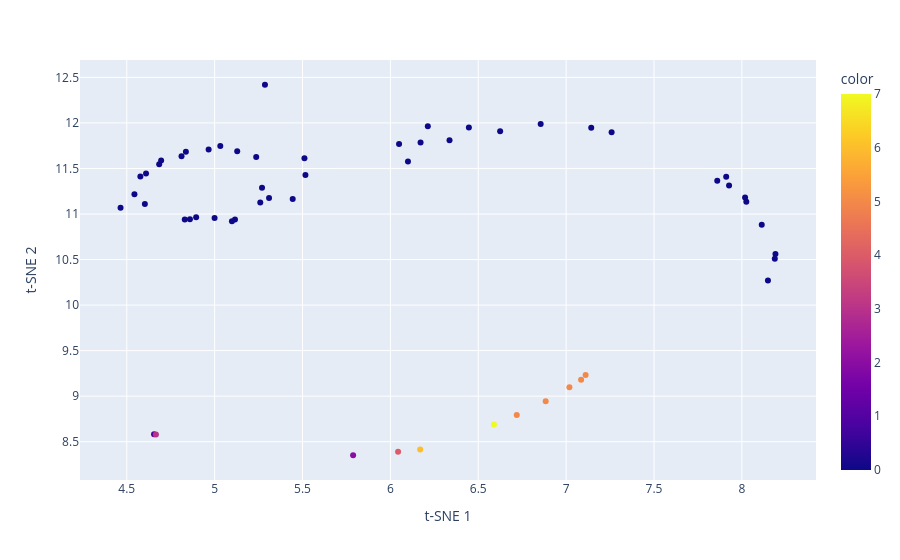

Notebook code cell kept with this figure:
### Markdown cell above
# Cluster Citys

### Code cell
from sklearn.cluster import KMeans

# Selektiere numerische Spalten
numeric_columns = df.select_dtypes(np.number)
data_to_cluster = numeric_columns.dropna().T

# Führe K-Means-Clustering durch
n_clusters = 8  # Anzahl der Cluster
kmeans = KMeans(n_clusters=n_clusters, random_state=42)
clusters = kmeans.fit_predict(data_to_cluster)

from sklearn.manifold import TSNE
import plotly.express as px

# Führe t-SNE durch
tsne = TSNE(n_components=2, random_state=42)
tsne_result = tsne.fit_transform(numeric_columns.dropna().T)

px.scatter(
    x=tsne_result[:, 0], 
    y=tsne_result[:, 1], 
    color=clusters, 
    labels={"x": "t-SNE 1", "y": "t-SNE 2"},
    hover_name=numeric_columns.columns
)

### Figure 1 — Plotly figure (JSON) as saved in the notebook; plotly's stock layout.template omitted (floating-point values rounded to 4 significant figures)
{"data": [{"hovertemplate": "<b>%{hovertext}</b><br><br>t-SNE 1=%{x}<br>t-SNE 2=%{y}<br>color=%{marker.color}<extra></extra>", "hovertext": ["meal_inexpensive", "meal_mid_range", "mcmeal", "domestic_beer_restaurant", "imported_beer_restaurant", "cappuccino", "coke", "water", "milk", "white_bread", "rice", "eggs", "cheese", "chicken", "beef", "apples", "banana", "oranges", "tomato", "potato", "onion", "lettuce", "water", "wine", "domestic_beer_market", "imported_beer_market", "cigarettes", "one_way_ticket", "monthly_pass", "taxi_start", "taxi_1km", "taxi_1h", "gasoline", "vw_golf", "toyota_corolla", "basic_85m2", "1min_prepaid", "internet", "fitness_club", "tennis", "cinema", "preschool", "primary_school", "jeans", "summer_dress", "nike_shoes", "business_shoes", "apartment_1br_center", "apartment_1br_outside", "apartment_3br_center", "apartment_3br_outside", "per_square_meter_center", "per_square_meter_outside", "avg_month_salary", "mortgage_interest", "data_quality"], "legendgroup": "", "marker": {"color": [0, 0, 0, 0, 0, 0, 0, 0, 0, 0, 0, 0, 0, 0, 0, 0, 0, 0, 0, 0, 0, 0, 0, 0, 0, 0, 0, 0, 0, 0, 0, 0, 0, 1, 3, 0, 0, 0, 0, 0, 0, 5, 2, 0, 0, 0, 0, 5, 5, 5, 5, 4, 6, 7, 0, 0], "coloraxis": "coloraxis", "symbol": "circle"}, "mode": "markers", "name": "", "orientation": "v", "showlegend": false, "type": "scatter", "x": [6.625, 8.025, 6.049, 5.517, 5.511, 5.237, 5.116, 4.83, 4.577, 4.812, 4.966, 5.27, 6.447, 6.172, 6.855, 5.128, 5.0, 5.26, 5.31, 4.696, 4.685, 4.61, 4.603, 6.213, 4.837, 5.032, 6.1, 5.099, 8.018, 5.444, 4.859, 7.259, 4.895, 4.655, 4.666, 8.148, 4.465, 7.911, 7.927, 7.143, 6.337, 7.111, 5.788, 8.113, 7.86, 8.191, 8.187, 7.019, 7.085, 6.719, 6.884, 6.044, 6.17, 6.59, 5.286, 4.544], "xaxis": "x", "y": [11.91, 11.14, 11.77, 11.43, 11.61, 11.62, 10.94, 10.94, 11.41, 11.64, 11.71, 11.29, 11.95, 11.79, 11.99, 11.69, 10.96, 11.13, 11.18, 11.59, 11.55, 11.45, 11.11, 11.96, 11.68, 11.75, 11.58, 10.92, 11.18, 11.16, 10.94, 11.9, 10.96, 8.582, 8.579, 10.27, 11.07, 11.41, 11.31, 11.95, 11.81, 9.231, 8.351, 10.88, 11.37, 10.56, 10.51, 9.097, 9.181, 8.793, 8.945, 8.389, 8.413, 8.687, 12.42, 11.22], "yaxis": "y"}], "layout": {"coloraxis": {"colorbar": {"title": {"text": "color"}}, "colorscale": [[0, "#0d0887"], [0.1111, "#46039f"], [0.2222, "#7201a8"], [0.3333, "#9c179e"], [0.4444, "#bd3786"], [0.5556, "#d8576b"], [0.6667, "#ed7953"], [0.7778, "#fb9f3a"], [0.8889, "#fdca26"], [1, "#f0f921"]]}, "legend": {"tracegroupgap": 0}, "margin": {"t": 60}, "xaxis": {"anchor": "y", "domain": [0, 1], "title": {"text": "t-SNE 1"}}, "yaxis": {"anchor": "x", "domain": [0, 1], "title": {"text": "t-SNE 2"}}}}
